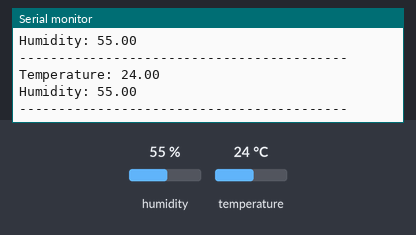
This sketch was run on a simulated Arduino Uno, built with avr-gcc and run on an emulated ATmega328P. On the bench: the last lines printed to the serial monitor. Inputs (shaded band) come from the test bench; at power-on: humidity 55 %, temperature 24 °C. WiFi joins after 1.5 s; servers stay silent unless stated.

Above: at 6.0 s.
6.1 s: humidity set to 22 %
At 7.22 s:
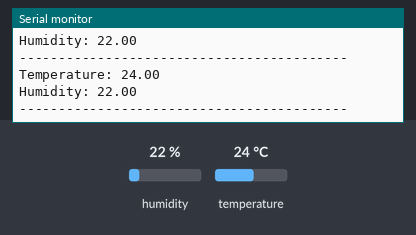
7.6 s: temperature set to 12 °C
9.1 s: humidity set to 40 %
At 9.32 s:
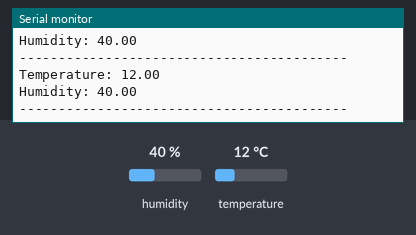
Timing chart, 0 to 12.1 s (numbered marks = the images above; inputs shaded):
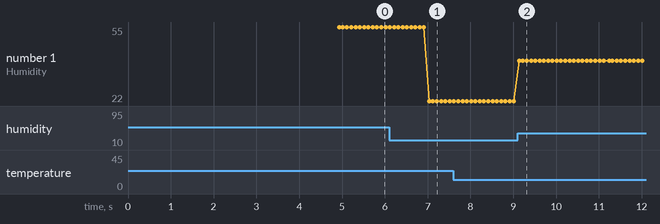

Measured:
- after the input at 6.1 s, the serial monitor: prints a new line after 0.94 s (image 1)
- after the input at 9.1 s, the serial monitor: prints a new line at once (image 2)
- plotted number 1: 55 → 22 after the input at 6.1 s, 22 → 40 after the input at 9.1 s

The sketch:

Temperature-Monitor-Using-Arduino-GSM-DHT11-and-Blynk2.0.ino
```cpp
//-----------------------------------------------------------------------
/* Comment this out to disable prints and save space */
#define BLYNK_PRINT Serial
//-----------------------------------------------------------------------
/* Fill-in your Template ID (only if using Blynk.Cloud) */
#define BLYNK_TEMPLATE_ID "TemplateID"
#define BLYNK_DEVICE_NAME "Arduino GSM Blynk DHT11"
#define BLYNK_AUTH_TOKEN "Auth Token"
//-----------------------------------------------------------------------
// Select your modem:
#define TINY_GSM_MODEM_SIM800
//#define TINY_GSM_MODEM_SIM900
//#define TINY_GSM_MODEM_M590
//#define TINY_GSM_MODEM_A6
//#define TINY_GSM_MODEM_A7
//#define TINY_GSM_MODEM_BG96
//#define TINY_GSM_MODEM_XBEE
//-----------------------------------------------------------------------
// Default heartbeat interval for GSM is 60
// If you want override this value, uncomment and set this option:
//#define BLYNK_HEARTBEAT 30
//-----------------------------------------------------------------------
#include <TinyGsmClient.h>
#include <BlynkSimpleTinyGSM.h>
//-----------------------------------------------------------------------
// You should get Auth Token in the Blynk App.
// Go to the Project Settings (nut icon).
char auth[] = BLYNK_AUTH_TOKEN;
//-----------------------------------------------------------------------
// Your GPRS credentials
// Leave empty, if missing user or pass
char apn[]  = "apn";
char user[] = "";
char pass[] = "";
//-----------------------------------------------------------------------
// Hardware Serial on Mega, Leonardo, Micro
//#define Sim800L Serial1
//-----------------------------------------------------------------------
// or Software Serial on Uno, Nano
#include <SoftwareSerial.h>
SoftwareSerial Sim800L(3, 2); // RX, TX
TinyGsm modem(Sim800L);
//-----------------------------------------------------------------------
#include <DHT.h>
#define DHTPIN 4
#define DHTTYPE DHT11
DHT dht(DHTPIN, DHTTYPE);
//-----------------------------------------------------------------------
BlynkTimer timer;
#define INTERVAL 100L
//-----------------------------------------------------------------------


/****************************
 *  This function sends Arduino's up time every second to Virtual Pin.
 *  In the app, Widget's reading frequency should be set to PUSH. This means
 *  that you define how often to send data to Blynk App.
 ****************************/
void SendDhtData()
{
  //-----------------------------------------------------------------------
  //Sensor readings may also be up to 2 seconds 'old' (its a very slow sensor)
  float h = dht.readHumidity();
  //-----------------------------------------------------------------------
  //Read temperature as Celsius (the default)
  float t = dht.readTemperature();
  //-----------------------------------------------------------------------
  // Check if any reads failed and exit early (to try again).
  if (isnan(h) || isnan(t)) {
    Serial.println(F("Failed to read from DHT sensor!"));
    return;
  }
  //-----------------------------------------------------------------------
  //Compute heat index in Celsius (isFahreheit = false)

  //-----------------------------------------------------------------------
  Serial.print("Temperature: ");
  Serial.println(t);
  Serial.print("Humidity: ");
  Serial.println(h);
  Serial.println("------------------------------------------");
  //-----------------------------------------------------------------------
  // You can send any value at any time.
  // Please don't send more that 10 values per second.
  Blynk.virtualWrite(V0, t);
  Blynk.virtualWrite(V1, h);
  //-----------------------------------------------------------------------
}


/****************************
 *  setup() function
 ****************************/
void setup()
{
  //-----------------------------------------------------------
  // Debug console
  Serial.begin(115200);
  delay(10);
  //-----------------------------------------------------------
  // Set GSM module baud rate
  Sim800L.begin(9600);
  //Sim800L.begin(9600,SWSERIAL_8N1,D3,D4);
  delay(3000);
  //-----------------------------------------------------------
  dht.begin();
  //-----------------------------------------------------------
  // Restart takes quite some time
  // To skip it, call init() instead of restart()
  Serial.println("Initializing modem...");

  modem.restart();
  // Unlock your SIM card with a PIN
  //modem.simUnlock("1234");
  //-----------------------------------------------------------
  Blynk.begin(auth, modem, apn, user, pass);
  //-----------------------------------------------------------
  // Setup a function to be called every second
  timer.setInterval(INTERVAL, SendDhtData);
  //-----------------------------------------------------------
}


/****************************
 *  loop() function
 ****************************/
void loop()
{
  Blynk.run();
  timer.run();
}
```
